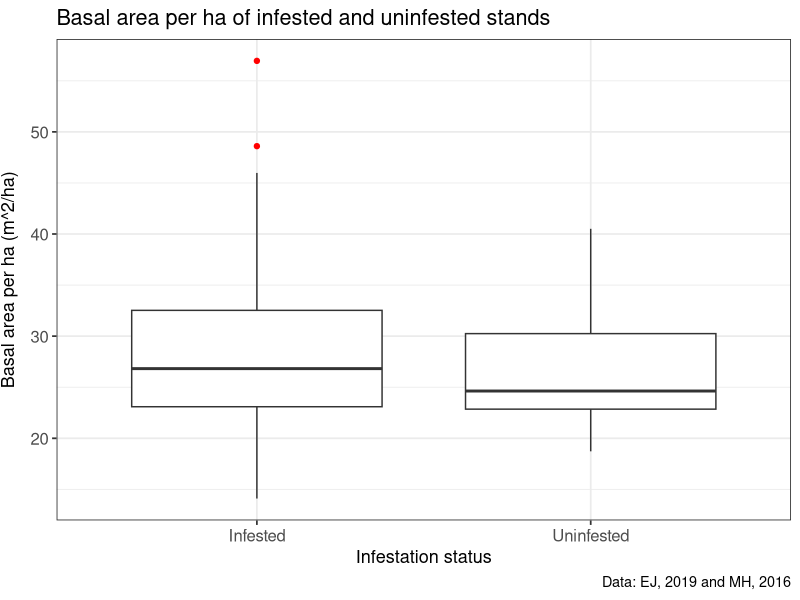
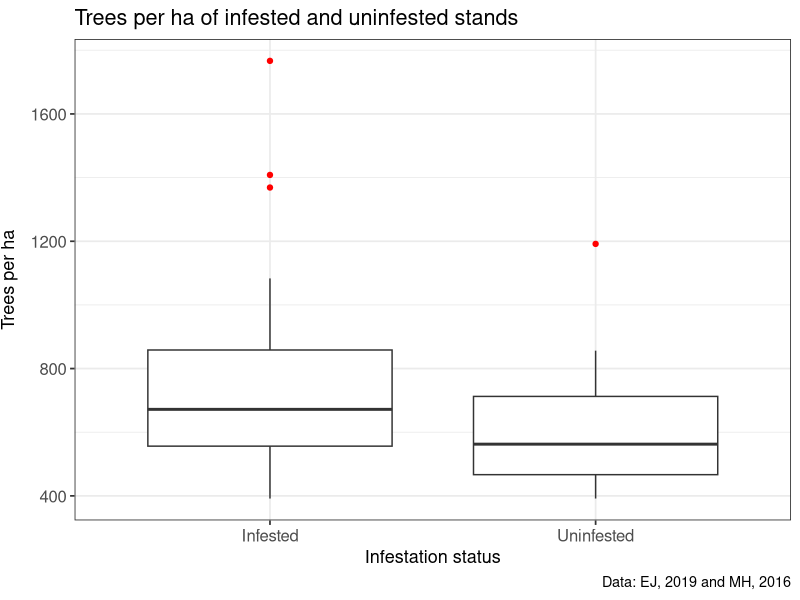
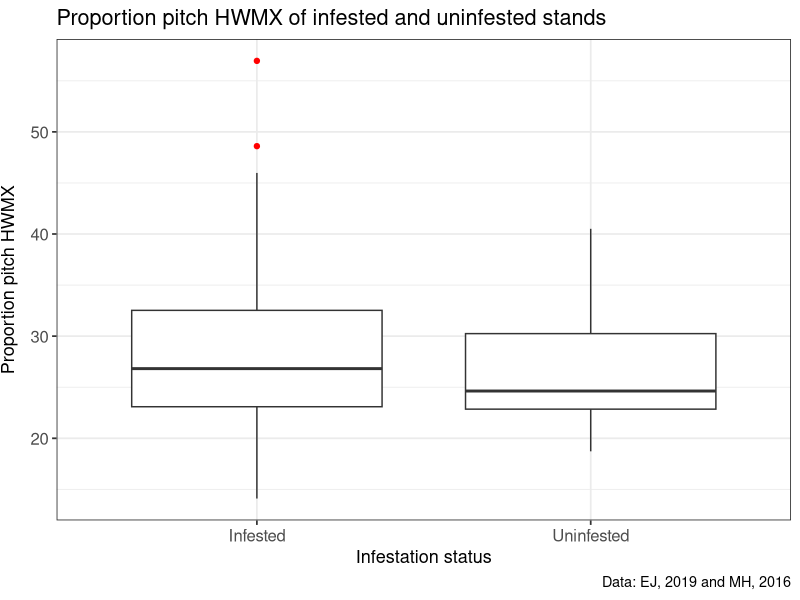
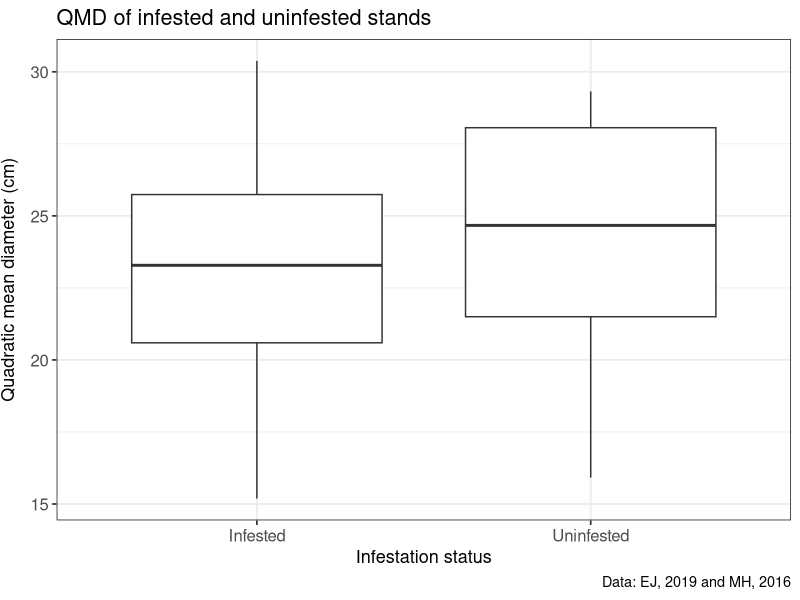
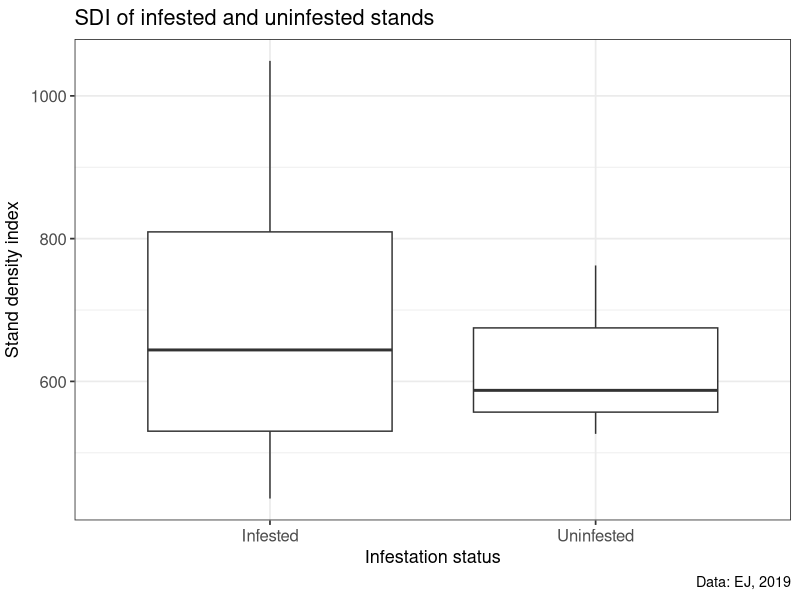
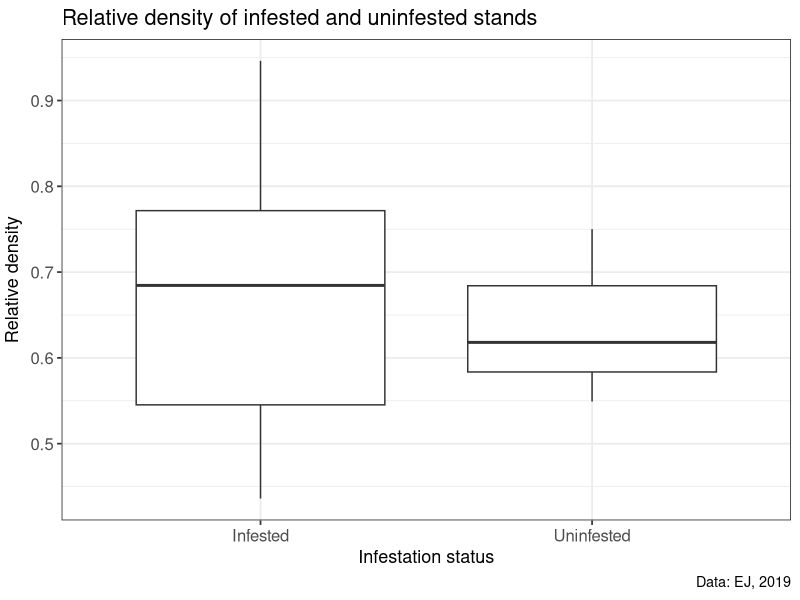
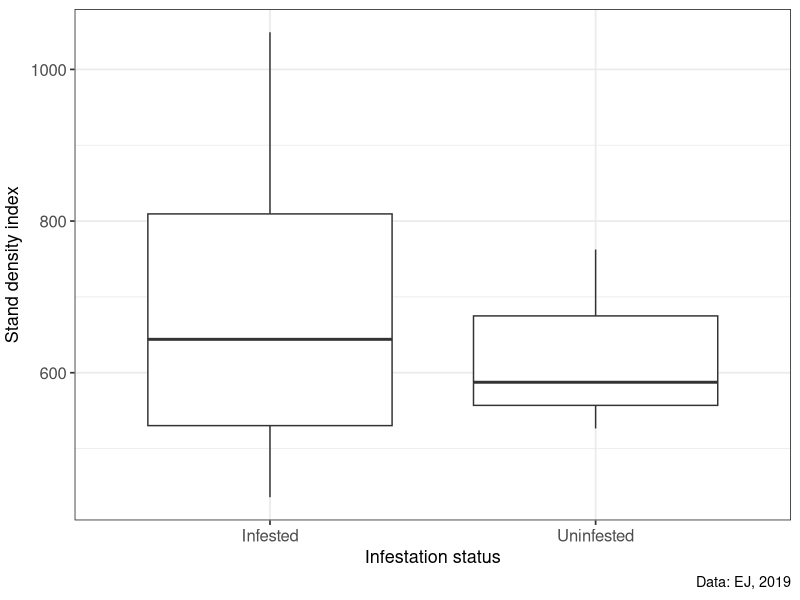
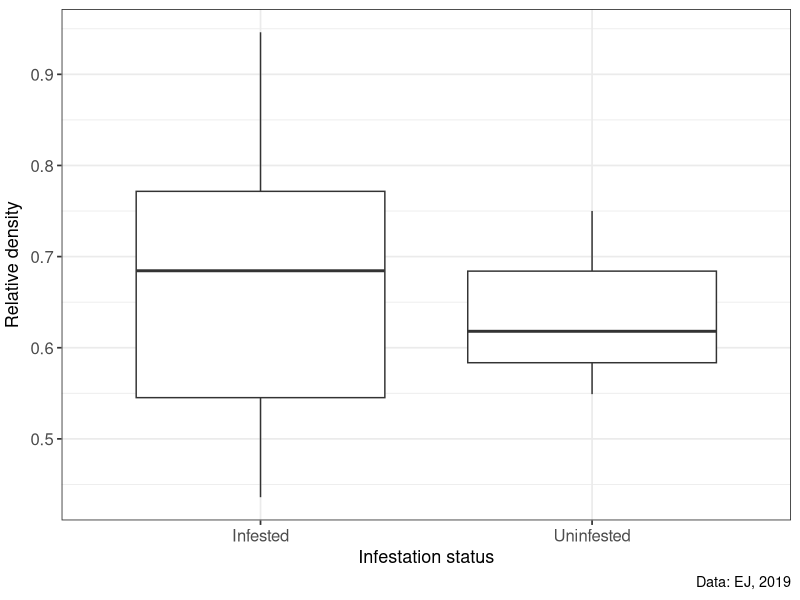

The R source for these figures, in order:
# ------------------------------------------
# BIOL 381 HW 12: Advanced ggplotting
# 16 Apr 2020
# EKJ
# ------------------------------------------
#

# Preliminaries -----------------------------------------------------------

# LOAD LIBRARIES
library(ggplot2)
require(ggplot2)
library(patchwork)
require(patchwork)
library(scales)
require(scales)

# LOAD DATA
data <- read.csv("StandData_LongIsland.csv")
print(data)
# GROUP DATA

# EJ, 2019
EJ <- data[data$DATA == "EJ",]

# MH, 2016
MH <- data[data$DATA == "MH",]

# Infested
INF <- data[data$STATUS == "INF",]

# Uninfested
UN <- data[data$STATUS == "UN",]

# HWMX forest type
HWMX <- data[data$COVER == "HWMX",]

# HWMX forest type
HWMX <- data[data$COVER =="HWMX",]




# Summary data

# basal area / ha
mean_ba <- mean(data$BA_HA)
mean_ba_EJ <- mean(EJ$BA_HA)
mean_ba_MH <- mean(MH$BA_HA)

# trees / ha
mean_tpha <- mean(data$TPHA)
mean_tpha_EJ <- mean(EJ$TPHA)
mean_tpha_MH <- mean(MH$TPHA)

# proportion PIRI
mean_piri <- mean(data$PROP_PIRI)
mean_piri_EJ <- mean(EJ$PROP_PIRI)
mean_piri_MH <- mean(MH$PROP_PIRI)

# stand metrics
mean_sdi <- mean(EJ$SDI)
mean_rd <- mean(EJ$REL_DEN)

summary_data <- data.frame(mean_ba, mean_tpha, mean_piri)

###############################################################


# BOX PLOTS ---------------------------------------------------------------

# basal area per ha: all stands

ba_boxplot <- ggplot(data = data, aes(x = STATUS, y = BA_HA)) +
  geom_boxplot(outlier.colour = "red") +
  labs(title = "Basal area per ha of infested and uninfested stands", 
       x = "Infestation status", 
       y = "Basal area per ha (m^2/ha)",
       caption = "Data: EJ, 2019 and MH, 2016") +
  scale_x_discrete(labels=c("INF" = "Infested", "UN" = "Uninfested")) +
  theme_bw(base_size = 13) +
  theme(axis.text.x = element_text(size = 12),
        axis.text.y = element_text(size = 12),
        axis.title.y = element_text(vjust = 3))
  
print(ba_boxplot) 

# trees per ha: all stands
tpha_boxplot <- ggplot(data = data, aes(x = STATUS, y = TPHA)) +
  geom_boxplot(outlier.colour = "red") +
  labs(title = "Trees per ha of infested and uninfested stands",
       x = "Infestation status", 
       y = "Trees per ha",
       caption = "Data: EJ, 2019 and MH, 2016") +
  scale_x_discrete(labels=c("INF" = "Infested", "UN" = "Uninfested")) +
  theme_bw(base_size = 13) +
  theme(axis.text.x = element_text(size = 12),
        axis.text.y = element_text(size = 12),
        axis.title.y = element_text(vjust = 3))

print(tpha_boxplot) 


# proportion pitch HWMX: all stands
piri_boxplot <- ggplot(data = data, aes(x = STATUS, y = BA_HA)) +
  geom_boxplot(outlier.colour = "red") +
  labs(title = "Proportion pitch HWMX of infested and uninfested stands",
       x = "Infestation status", 
       y = "Proportion pitch HWMX",
       caption = "Data: EJ, 2019 and MH, 2016") +
  scale_x_discrete(labels=c("INF" = "Infested", "UN" = "Uninfested")) +
  theme_bw(base_size = 13) +
  theme(axis.text.x = element_text(size = 12),
        axis.text.y = element_text(size = 12),
        axis.title.y = element_text(vjust = 3))

print(piri_boxplot)

# QMD: all data
QMD_boxplot <- ggplot(data = data, aes(x = STATUS, y = QMD)) +
  geom_boxplot(outlier.colour = "red") +
  labs(title = "QMD of infested and uninfested stands",
       x = "Infestation status", 
       y = "Quadratic mean diameter (cm)",
       caption = "Data: EJ, 2019 and MH, 2016") +
  scale_x_discrete(labels=c("INF" = "Infested", "UN" = "Uninfested")) +
  theme_bw(base_size = 13) +
  theme(axis.text.x = element_text(size = 12),
        axis.text.y = element_text(size = 12),
        axis.title.y = element_text(vjust = 3))

print(QMD_boxplot)

# SDI: EJ, 2019
SDI_boxplot <- ggplot(data = EJ, aes(x = STATUS, y = SDI)) +
  geom_boxplot(outlier.colour = "red") +
  labs(title = "SDI of infested and uninfested stands",
       x = "Infestation status", 
       y = "Stand density index",
       caption = "Data: EJ, 2019") +
  scale_x_discrete(labels=c("INF" = "Infested", "UN" = "Uninfested")) +
  theme_bw(base_size = 13) +
  theme(axis.text.x = element_text(size = 12),
        axis.text.y = element_text(size = 12),
        axis.title.y = element_text(vjust = 2))

print(SDI_boxplot) 

# relative density: EJ, 2019
RD_boxplot <- ggplot(data = EJ, aes(x = STATUS, y = REL_DEN)) +
  geom_boxplot(outlier.colour = "red") +
  labs(title = "Relative density of infested and uninfested stands",
       x = "Infestation status", 
       y = "Relative density",
       caption = "Data: EJ, 2019") +
  scale_x_discrete(labels=c("INF" = "Infested", "UN" = "Uninfested")) +
  theme_bw(base_size = 13) +
  theme(axis.text.x = element_text(size = 12),
        axis.text.y = element_text(size = 12),
        axis.title.y = element_text(vjust = 2))

print(RD_boxplot) 

###############################################################


# Patchwork ---------------------------------------------------------------


###############################################################

# SDI and RELATIVE DENSITY

# plots for patchwork -----------------------------------------------------

# SDI: EJ, 2019
SDI_boxplot_PW <- ggplot(data = EJ, aes(x = STATUS, y = SDI)) +
  geom_boxplot(outlier.colour = "red") +
  labs(#title = "SDI of infested and uninfested stands",
       x = "Infestation status", 
       y = "Stand density index",
       caption = "Data: EJ, 2019") +
  scale_x_discrete(labels=c("INF" = "Infested", "UN" = "Uninfested")) +
  theme_bw(base_size = 13) +
  theme(axis.text.x = element_text(size = 12),
        axis.text.y = element_text(size = 12),
        axis.title.y = element_text(vjust = 2))

print(SDI_boxplot_PW) 

# relative density: EJ, 2019
RD_boxplot_PW <- ggplot(data = EJ, aes(x = STATUS, y = REL_DEN)) +
  geom_boxplot(outlier.colour = "red") +
  labs(#title = "Relative density of infested and uninfested stands",
       x = "Infestation status", 
       y = "Relative density",
       caption = "Data: EJ, 2019") +
  scale_x_discrete(labels=c("INF" = "Infested", "UN" = "Uninfested")) +
  theme_bw(base_size = 13) +
  theme(axis.text.x = element_text(size = 12),
        axis.text.y = element_text(size = 12),
        axis.title.y = element_text(vjust = 2))

print(RD_boxplot_PW)

# SDI + relative density --------------------------------------------------

SDI_RD_boxplots <- SDI_boxplot_PW + RD_boxplot_PW + 
  plot_annotation(title = "SDI and relative density of infested and uninfested stands", 
                  theme = theme(plot.title = element_text(hjust = 0.5)))

print(SDI_RD_boxplots)

###############################################################

# BASAL AREA, TPHA, PROPORTION HWMX, AND QMD

# plots for patchwork -----------------------------------------------------

# basal area per ha: all stands

ba_boxplot_PW <- ggplot(data = data, aes(x = STATUS, y = BA_HA)) +
  geom_boxplot(outlier.colour = "red") +
  labs(title = "Basal area per ha", 
       x = "Infestation status", 
       y = "Basal area per ha (m^2/ha)",
       caption = "Data: EJ, 2019 and MH, 2016") +
  scale_x_discrete(labels=c("INF" = "Infested", "UN" = "Uninfested")) +
  theme_bw(base_size = 9) +
  theme(axis.text.x = element_text(size = 9),
        axis.text.y = element_text(size = 9),
        axis.title.y = element_text(vjust = 3))

print(ba_boxplot_PW) 

# trees per ha: all stands
tpha_boxplot_PW <- ggplot(data = data, aes(x = STATUS, y = TPHA)) +
  geom_boxplot(outlier.colour = "red") +
  labs(title = "Trees per ha",
       x = "Infestation status", 
       y = "Trees per ha",
       caption = "Data: EJ, 2019 and MH, 2016") +
  scale_x_discrete(labels=c("INF" = "Infested", "UN" = "Uninfested")) +
  theme_bw(base_size = 9) +
  theme(axis.text.x = element_text(size = 9),
        axis.text.y = element_text(size = 9),
       axis.title.y = element_text(vjust = 3))

print(tpha_boxplot_PW) 


# proportion pitch HWMX: all stands
piri_boxplot_PW <- ggplot(data = data, aes(x = STATUS, y = BA_HA)) +
  geom_boxplot(outlier.colour = "red") +
  labs(title = "Proportion pitch HWMX",
       x = "Infestation status", 
       y = "Proportion pitch HWMX",
       caption = "Data: EJ, 2019 and MH, 2016") +
  scale_x_discrete(labels=c("INF" = "Infested", "UN" = "Uninfested")) +
  theme_bw(base_size = 9) +
  theme(axis.text.x = element_text(size = 9),
        axis.text.y = element_text(size = 9),
        axis.title.y = element_text(vjust = 3))

print(piri_boxplot_PW)

# QMD: all data
QMD_boxplot_PW <- ggplot(data = data, aes(x = STATUS, y = QMD)) +
  geom_boxplot(outlier.colour = "red") +
  labs(title = "QMD",
       x = "Infestation status", 
       y = "Quadratic mean diameter (cm)",
       caption = "Data: EJ, 2019 and MH, 2016") +
  scale_x_discrete(labels=c("INF" = "Infested", "UN" = "Uninfested")) +
  theme_bw(base_size = 9) +
  theme(axis.text.x = element_text(size = 9),
        axis.text.y = element_text(size = 9),
        axis.title.y = element_text(vjust = 3))

print(QMD_boxplot_PW)

# basal area + tpha + proportion HWMX + QMD
(ba_boxplot_PW + tpha_boxplot_PW) / (QMD_boxplot_PW + piri_boxplot_PW)+
  plot_annotation(title = "Stand metrics of infested and uninfested stands", 
                  theme = theme(plot.title = element_text(size = 13, hjust = 0.5)))

###############################################################

# SCATTER PLOTS -----------------------------------------------------------

# Status ------------------------------------------------------------------

# basal area and TPHA

ba_tpha_scatterplot <- ggplot(data = data, mapping = aes(x = TPHA, y = BA_HA, color = STATUS)) +
  geom_point(size = 3) + 
  geom_smooth(method = "lm") +
  labs(title = "Trees per ha and basal area for uninfested and infested stands",
       subtitle = "Data: EJ, 2019 and MH, 2016",
       x = "Trees per ha",
       y = "Basal area per ha",
       color = "Infestation status") +
  theme_bw(base_size = 12) + 
  theme(axis.text.x = element_text(size = 11),
        axis.text.y = element_text(size = 11),
        axis.title.x = element_text(size = 12),
        axis.title.y = element_text(size = 12, vjust = 3)) +
  scale_color_manual(labels = c("Infested", "Uninfested"), values = c("tomato2", "forestgreen"))

print(ba_tpha_scatterplot)

# QMD and TPHA

QMD_tpha_scatterplot <- ggplot(data = data, mapping = aes(x = TPHA, y = QMD, color = STATUS)) +
  geom_point(size = 3) + 
  geom_smooth(method = "lm") +
  labs(title = "Trees per ha and QMD for uninfested and infested stands",
       subtitle = "Data: EJ, 2019 and MH, 2016",
       x = "Trees per ha",
       y = "Quadratic mean diameter (cm)",
       color = "Infestation status") +
  theme_bw(base_size = 12) + 
  theme(axis.text.x = element_text(size = 11),
        axis.text.y = element_text(size = 11),
        axis.title.x = element_text(size = 12),
        axis.title.y = element_text(size = 12, vjust = 3)) +
  scale_color_manual(labels = c("Infested", "Uninfested"), values = c("tomato2", "forestgreen"))

print(QMD_tpha_scatterplot)


# COVER -------------------------------------------------------------------

# Proportion HWMX and trees per ha
tpha_piri_scatterplot <- ggplot(data = data, mapping = aes(x = TPHA, y = PROP_PIRI, color = COVER)) +
  geom_point(size = 3) + 
  geom_smooth(method = "lm") +
  labs(title = "Trees per ha and proportion pitch HWMX by stand classification",
       subtitle = "Data: EJ, 2019 and MH, 2016",
       x = "Trees per ha",
       y = "Proportion pitch HWMX",
       color = "Stand classification") +
  theme_bw(base_size = 10) + 
  theme(axis.text.x = element_text(size = 11),
        axis.text.y = element_text(size = 11),
        axis.title.x = element_text(size = 12),
        axis.title.y = element_text(size = 12, vjust = 3)) +
  scale_color_manual(labels = c("Oak-pine", "Pine"), values = c("mediumorchid", "seagreen"))

print(tpha_piri_scatterplot)

# QMD by tpha
tpha_QMD_scatterplot <- ggplot(data = data, mapping = aes(x = TPHA, y = QMD, color = COVER)) +
  geom_point(size = 3) + 
  geom_smooth(method = "lm") +
  labs(title = "Trees per ha and QMD by stand classification",
       subtitle = "Data: EJ, 2019 and MH, 2016",
       x = "Trees per ha",
       y = "Quadratic mean diameter (cm)",
       color = "Stand classification") +
  theme_bw(base_size = 12) + 
  theme(axis.text.x = element_text(size = 11),
        axis.text.y = element_text(size = 11),
        axis.title.x = element_text(size = 12),
        axis.title.y = element_text(size = 12, vjust = 3)) +
  scale_color_manual(labels = c("Oak-Pine", "Pine"), values = c("mediumorchid", "seagreen"))

print(tpha_QMD_scatterplot)

# QMD by basal area
ba_QMD_scatterplot <- ggplot(data = data, mapping = aes(x = BA_HA, y = QMD, color = COVER)) +
  geom_point(size = 3) + 
  geom_smooth(method = "lm") +
  labs(title = "Basal area and QMD by stand classification",
       subtitle = "Data: EJ, 2019 and MH, 2016",
       x = "Basal area (m^2/ha",
       y = "Quadratic mean diameter (cm)",
       color = "Stand classification") +
  theme_bw(base_size = 12) + 
  theme(axis.text.x = element_text(size = 11),
        axis.text.y = element_text(size = 11),
        axis.title.x = element_text(size = 12),
        axis.title.y = element_text(size = 12, vjust = 3)) +
  scale_color_manual(labels = c("Oak-Pine", "Pine"), values = c("mediumorchid", "seagreen"))

print(ba_QMD_scatterplot)

###############################################################

# Box Plots: STATUS and COVER ----------------------------------------------

box_plot_colors <- c("lightcoral", "palegreen2")
box_plot_colors2 <- c("lightcoral", "palegreen2", "lightcoral", "palegreen2")
show_col(box_plot_colors)

# Basal area

ba_status_cover <- ggplot(data = data, aes(x = COVER, y = BA_HA, by = STATUS, fill = STATUS)) +
  geom_boxplot(outlier.color =  "black", 
               outlier.size = 2, 
               outlier.shape = "square") +
  geom_point(color = "grey30", 
            position = position_jitter(width = 0.1, height = 0),
            size = 2) +
  labs(title = "Basal area by stand classification and infestation status",
       x = "Stand classification",
       y = "Basal area per ha (m2/ha)",
       fill = "Infestation status") +
  scale_x_discrete(labels=c("HWMX" = "Oak-pine", "PINE" = "Pine")) +
  scale_fill_manual(labels = c("Infested", "Uninfested"), values = box_plot_colors) +
  theme_bw(base_size = 13) +
  theme(panel.grid.major = element_blank(), panel.grid.minor = element_blank())
  #theme(axis.text.x = element_text(size = 12),
  #      axis.text.y = element_text(size = 12),
  #      axis.title.y = element_text(size = 12),
  #      axis.title.y = element_text(size = 12))


print(ba_status_cover)

# Trees per ha

tpha_status_cover <- ggplot(data = data, aes(x = COVER, y = TPHA, by = STATUS, fill = STATUS)) +
  geom_boxplot(outlier.color =  "black", 
               outlier.size = 2, 
               outlier.shape = "square") +
  geom_point(color = "grey30", 
             position = position_jitter(width = 0.1, height = 0),
             size = 2) +
  labs(title = "Trees per ha by stand classification and infestation status",
       x = "Stand classification",
       y = "Trees per ha",
       fill = "Infestation status") +
  scale_x_discrete(labels=c("HWMX" = "Oak-pine", "PINE" = "Pine")) +
  scale_fill_manual(labels = c("Infested", "Uninfested"), values = box_plot_colors) +
  theme_bw(base_size = 13) +
  theme(panel.grid.major = element_blank(), panel.grid.minor = element_blank())
#theme(axis.text.x = element_text(size = 12),
#      axis.text.y = element_text(size = 12),
#      axis.title.y = element_text(size = 12),
#      axis.title.y = element_text(size = 12))


print(tpha_status_cover)

# QMD

QMD_status_cover <- ggplot(data = data, aes(x = COVER, y = QMD, by = STATUS, fill = STATUS)) +
  geom_boxplot(outlier.color =  "black", 
               outlier.size = 2, 
               outlier.shape = "square") +
  geom_point(color = "grey30", 
             position = position_jitter(width = 0.1, height = 0),
             size = 2) +
  labs(title = "Trees per ha by stand classification and infestation status",
       x = "Stand classification",
       y = "QMD",
       fill = "Infestation status") +
  scale_x_discrete(labels=c("HWMX" = "Oak-pine", "PINE" = "Pine")) +
  scale_fill_manual(labels = c("Infested", "Uninfested"), values = box_plot_colors) +
  theme_bw(base_size = 13) +
  theme(panel.grid.major = element_blank(), panel.grid.minor = element_blank())
#theme(axis.text.x = element_text(size = 12),
#      axis.text.y = element_text(size = 12),
#      axis.title.y = element_text(size = 12),
#      axis.title.y = element_text(size = 12))


print(QMD_status_cover)

# relative density

RD_status_cover <- ggplot(data = EJ, aes(x = COVER, y = REL_DEN, by = STATUS, fill = STATUS)) +
  geom_boxplot(outlier.color =  "black", 
               outlier.size = 2, 
               outlier.shape = "square") +
  geom_point(color = "grey30", 
             position = position_jitter(width = 0.1, height = 0),
             size = 2) +
  labs(title = "Relative density by stand classification and infestation status",
       x = "Stand classification",
       y = "Relative density",
       fill = "Infestation status") +
  scale_x_discrete(labels=c("HWMX" = "Oak-pine", "PINE" = "Pine")) +
  scale_fill_manual(labels = c("Infested", "Uninfested"), values = box_plot_colors) +
  theme_bw(base_size = 13) +
  theme(panel.grid.major = element_blank(), panel.grid.minor = element_blank())

#theme(axis.text.x = element_text(size = 12),
#      axis.text.y = element_text(size = 12),
#      axis.title.y = element_text(size = 12),
#      axis.title.y = element_text(size = 12))


print(RD_status_cover)



